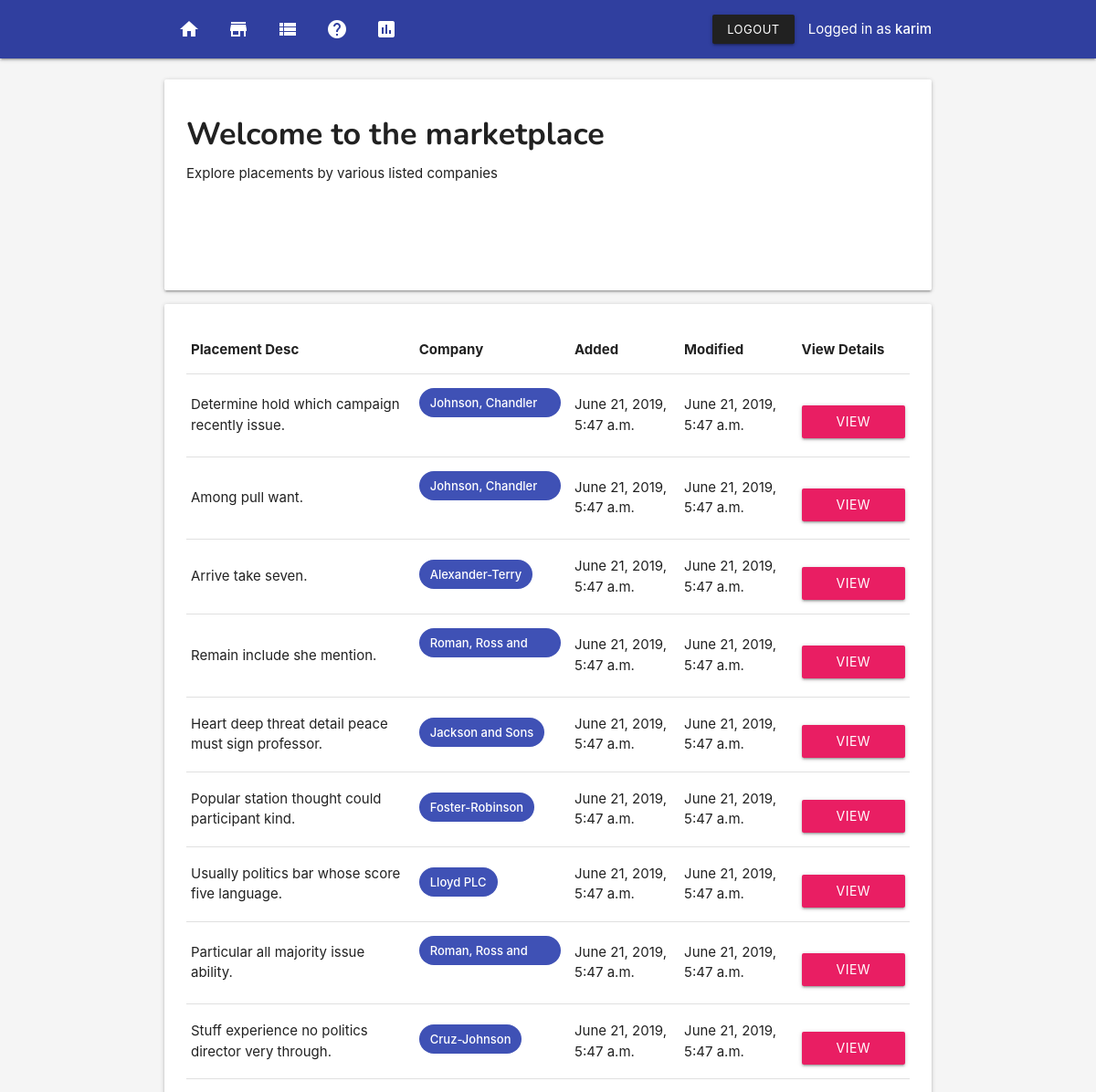
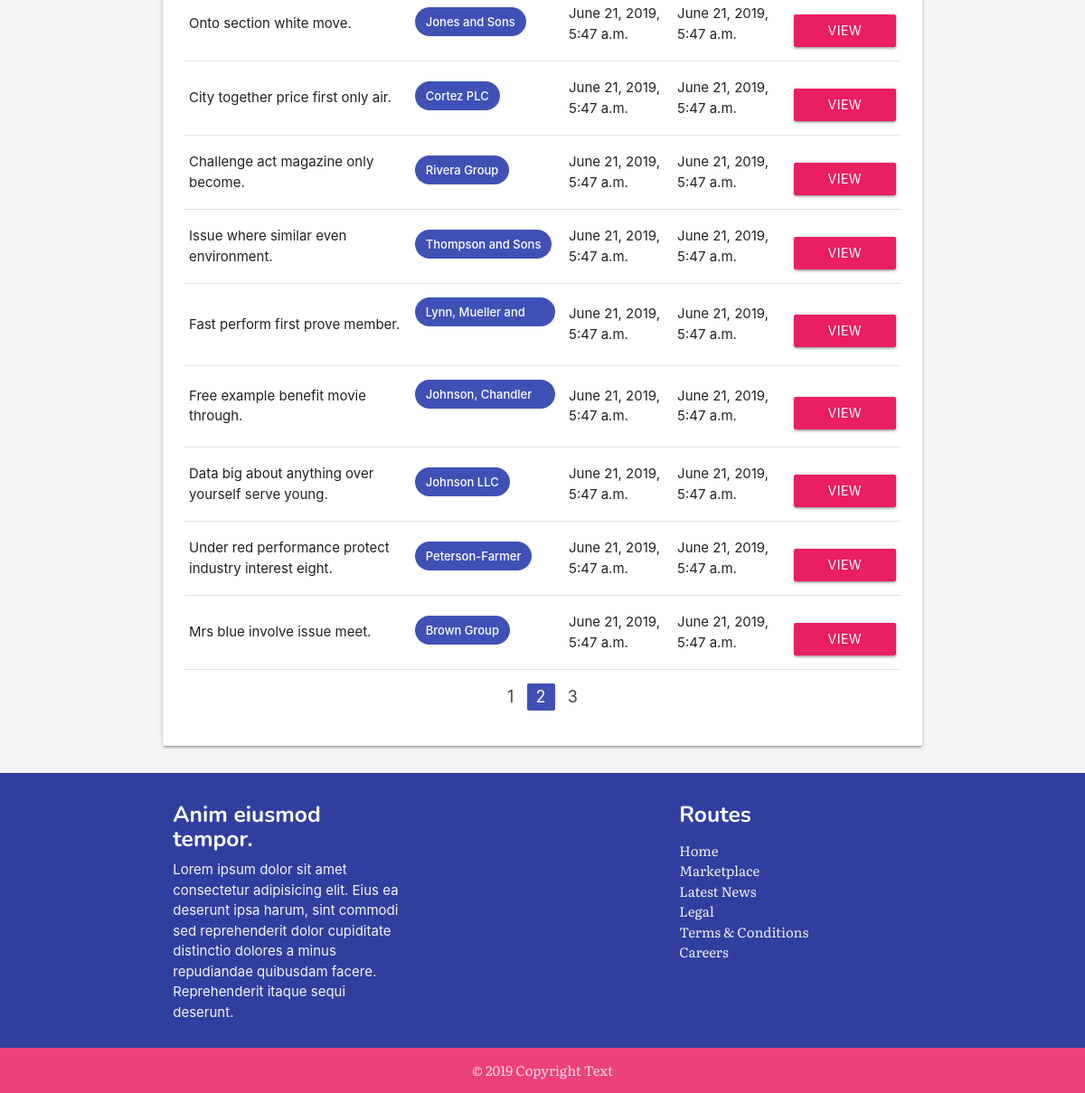
The page /marketplace/?page=2 (signed in) on the database its author committed (2 pictures, top to bottom).
### app/models.py (models this page shows, shortened)
class Placement(models.Model):
    placement_title = models.CharField(max_length=255)
    placement_slug = models.SlugField()
    placement_company = models.ForeignKey(Company, on_delete=models.CASCADE)
    placement_created = models.DateTimeField(auto_now_add=True)
    placement_modified = models.DateTimeField(auto_now=True)

class Company(models.Model):
    company_name = models.CharField(max_length=255)
    company_address = models.CharField(max_length=255)
    company_description = models.TextField(default="There is currently no description available for this company.")
    company_created = models.DateTimeField(auto_now_add=True)
    company_modified = models.DateTimeField(auto_now=True)
    def __str__(self):
        return self.company_name

### app/views.py (the view)
# urls.py: path('marketplace/', views.placements, name='placements'),
@login_required
def placements(request):
    all_placements = Placement.objects.all()
    paginator = Paginator(all_placements, 18)
    page = request.GET.get('page')
    placements = paginator.get_page(page)
    context = {'placements': placements}
    return render(request, 'placements.html', context)

### templates/placements.html
{% extends 'base.html' %}
{% block content %}
{% include 'nav.html' %}
{% load static %}
<section class="section">
    <section class="container">
            <div class="col s12">
                    <div class="card">
                            <div class="card-content">
                                <h4>Welcome to the marketplace</h4>
                                <p>Explore placements by various listed companies</p>
                                <img src="{% static 'ishant-mishra-1349434-unsplash.jpg' %}" alt="" class="responsive-img fade-in">
                            </div>
                        </div>
            </div>
            <div class="card">
                <div class="card-content">
                        <table class="table responsive-table">
                                <thead>
                                    <tr>
                                        <th>Placement Desc</th>
                                        <th>Company</th>
                                        <th>Added</th>
                                        <th>Modified</th>
                                        <th>View Details</th>
                                    </tr>
                                </thead>
                                <tbody>
                                        {%for p in placements %}
                                        <tr>
                                            <td>{{ p.placement_title }}</td>
                                            <td><span class="chip indigo white-text">{{ p.placement_company }}</span></td>
                                            <td>{{ p.placement_created }}</td>
                                            <td>{{ p.placement_modified }}</td>
                                            <td><a href="{% url 'app:placement-detail' p.placement_slug %}" style="margin-top: 1rem;" class="btn pink waves-effect waves-light">View Details</a></td>
                                        </tr>
                                        {% endfor %}
                                </tbody>
                            </table>
                            <ul class="pagination center">
                                {% if placements.has_previous %}
                                <li class="waves-effect"><a href="?page={{placements.previous_page_number}}">{{ placements.previous_page_number}}</a></li>
                                {% endif %}
                                <li class="active indigo"><a href="#!">{{placements.number}}</a></li>
                                {% if placements.has_next %}
                                <li class="waves-effect"><a href="?page={{placements.next_page_number}}">{{ placements.next_page_number}}</a></li>
                                {% endif %}
                            </ul>
                </div>
            </div>
    </section>
</section>
{% include 'footer.html' %}
{% endblock content %}

### templates/nav.html (shortened to what this page needs)
<nav>
<div class="nav-wrapper indigo darken-2">
    <div class="container">
    <ul class="left hide-on-med-and-down">
            <li><a href="{% url 'app:home' %}"><i class="material-icons">home</i></a></li>
        <li><a href="{% url 'app:placements' %}"><i class="material-icons">store</i></a></li>
        <li><a href="{% url 'app:bid-summary' %}"><i class="material-icons">view_list</i></a></li>
        <li><a href="{% url 'app:about' %}"><i class="material-icons">help</i></a></li>
        <li><a href="{% url 'app:dashboard' %}"><i class="material-icons">insert_chart</i></a></li>
    </ul>
    <ul class="right hide-on-med-and-down">
            {% if user.is_authenticated %}
            <li><a class="btn-small waves-effect waves-light grey darken-4" href="{% url 'app:logout' %}">Logout</a></li>
            <li>Logged in as <strong>{{ user.username }}</strong></li>
        {% endif %}
    </ul>
</div>
</div>
</nav>

### templates/base.html (style rules this page uses)
p { margin-top: 0.5rem !important; margin-bottom: 0.5rem!important; }
img { margin-top: 1em; padding: 4%; }
h1, h2, h3, h4, h5, h6 { margin-top: .5em !important; font-family: 'Nunito', sans-serif; font-weight: bold; }
body { display: flex; min-height: 100vh; flex-direction: column; }
.fade-in { -webkit-animation: fade-in 1s cubic-bezier(0.390, 0.575, 0.565, 1.000) both; animation: fade-in 1s cubic-bezier(0.390, 0.575, 0.565, 1.000) both; }

### rows shown on the page
Placement: placement_title "Determine hold which campaign recently issue.", placement_company "Johnson, Chandler and Chavez", placement_created "June 21, 2019, 5:47 a.m.", placement_modified "June 21, 2019, 5:47 a.m."
Placement: placement_title "Among pull want.", placement_company "Johnson, Chandler and Chavez", placement_created "June 21, 2019, 5:47 a.m.", placement_modified "June 21, 2019, 5:47 a.m."
Placement: placement_title "Arrive take seven.", placement_company "Alexander-Terry", placement_created "June 21, 2019, 5:47 a.m.", placement_modified "June 21, 2019, 5:47 a.m."
Placement: placement_title "Remain include she mention.", placement_company "Roman, Ross and Black", placement_created "June 21, 2019, 5:47 a.m.", placement_modified "June 21, 2019, 5:47 a.m."
Placement: placement_title "Heart deep threat detail peace must sign professor.", placement_company "Jackson and Sons", placement_created "June 21, 2019, 5:47 a.m.", placement_modified "June 21, 2019, 5:47 a.m."
Placement: placement_title "Popular station thought could participant kind.", placement_company "Foster-Robinson", placement_created "June 21, 2019, 5:47 a.m.", placement_modified "June 21, 2019, 5:47 a.m."
Placement: placement_title "Usually politics bar whose score five language.", placement_company "Lloyd PLC", placement_created "June 21, 2019, 5:47 a.m.", placement_modified "June 21, 2019, 5:47 a.m."
Placement: placement_title "Particular all majority issue ability.", placement_company "Roman, Ross and Black", placement_created "June 21, 2019, 5:47 a.m.", placement_modified "June 21, 2019, 5:47 a.m."
Placement: placement_title "Stuff experience no politics director very through.", placement_company "Cruz-Johnson", placement_created "June 21, 2019, 5:47 a.m.", placement_modified "June 21, 2019, 5:47 a.m."
Placement: placement_title "Onto section white move.", placement_company "Jones and Sons", placement_created "June 21, 2019, 5:47 a.m.", placement_modified "June 21, 2019, 5:47 a.m."
Placement: placement_title "City together price first only air.", placement_company "Cortez PLC", placement_created "June 21, 2019, 5:47 a.m.", placement_modified "June 21, 2019, 5:47 a.m."
Placement: placement_title "Challenge act magazine only become.", placement_company "Rivera Group", placement_created "June 21, 2019, 5:47 a.m.", placement_modified "June 21, 2019, 5:47 a.m."
Placement: placement_title "Issue where similar even environment.", placement_company "Thompson and Sons", placement_created "June 21, 2019, 5:47 a.m.", placement_modified "June 21, 2019, 5:47 a.m."
Placement: placement_title "Fast perform first prove member.", placement_company "Lynn, Mueller and Long", placement_created "June 21, 2019, 5:47 a.m.", placement_modified "June 21, 2019, 5:47 a.m."
Placement: placement_title "Free example benefit movie through.", placement_company "Johnson, Chandler and Chavez", placement_created "June 21, 2019, 5:47 a.m.", placement_modified "June 21, 2019, 5:47 a.m."
Placement: placement_title "Data big about anything over yourself serve young.", placement_company "Johnson LLC", placement_created "June 21, 2019, 5:47 a.m.", placement_modified "June 21, 2019, 5:47 a.m."
Placement: placement_title "Under red performance protect industry interest eight.", placement_company "Peterson-Farmer", placement_created "June 21, 2019, 5:47 a.m.", placement_modified "June 21, 2019, 5:47 a.m."
Placement: placement_title "Mrs blue involve issue meet.", placement_company "Brown Group", placement_created "June 21, 2019, 5:47 a.m.", placement_modified "June 21, 2019, 5:47 a.m."

### other values the page prints
{{ user.username }} "karim"
{{ placements.previous_page_number }} "1"
{{ placements.number }} "2"
{{ placements.next_page_number }} "3"
